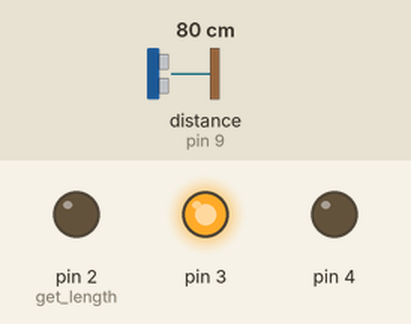
Recording of a sketch running on a simulated Arduino Uno, built with avr-gcc and run on an emulated ATmega328P. Shown: output pins drawn as LEDs (lit = HIGH). Dashed ring = blinking. The inputs (shaded band) are chosen by the test bench; at power-on: distance to the obstacle (sensor on pin 9) 80 cm. The echo pulse lasts 58.3 µs per cm; pins used as bus, display or sensor lines are not drawn.

Above: at 0.1 s.
At 7.4 s:
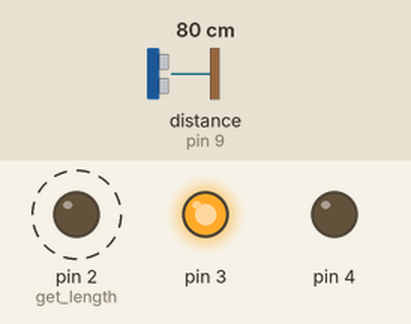
7.7 s: distance to the obstacle (sensor on pin 9) set to 149 cm
11.2 s: distance to the obstacle (sensor on pin 9) set to 157 cm
At 12.3 s:
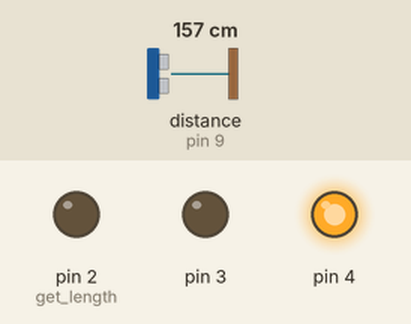
Timing chart, 0 to 14.2 s (numbered marks = the images above; inputs shaded):
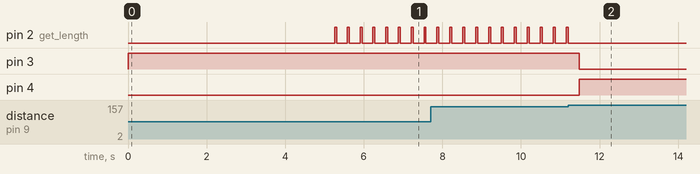

Measured:
- the behaviour switches between 151 and 152 cm on distance to the obstacle (sensor on pin 9) (found by bisection; images 1 and 2)
- after the input at 11.2 s, pin 2 (get_length): goes on until 11.2 s, then stays LOW; pin 3: HIGH → LOW after 0.28 s; pin 4: LOW → HIGH after 0.28 s

The sketch:

Network.ino
```cpp
#include "CmdMessenger.h"
#include "pt.h"

struct pt pt1, pt2, pt3, pt4;

/* Define available CmdMessenger commands */
enum {
    roll_out,
    get_temp,
    get_length,
    error,
    temp_is,
    rollout_done,
    length_is,
    get_light,
    light_is,
    distance_is,
    light_threshold_is,
    temp_threshold_is,
    get_distance,
    set_temp_threshold,
    set_light_threshold,
    get_light_threshold,
    set_max_rollout,
    get_temp_threshold,
    timer_runtime_end,
    is_rolled_out,
    is_rolled_out_is,
    toggle_auto
};


/* Initialize CmdMessenger -- this should match PyCmdMessenger instance */
const int BAUD_RATE = 9600;
CmdMessenger c = CmdMessenger(Serial,',',';','/');
bool isAuto = true;
int rolledOut = 0;
int lightThreshold = 200; //300 is daglicht
int tempThreshold = 25; // 20 is kamertmep
int temp;
int light;
int maxRollout = 150;


/* Create callback functions to deal with incoming messages */

static int thread1(struct pt *pt, int interval_1, int interval_2)
{
  static unsigned long timestamp = 0;
  PT_BEGIN(pt);

    PT_WAIT_UNTIL(pt, millis() - timestamp > interval_1 );
    temp = getTemp();
    light = getLight();
    if((temp > tempThreshold || light > lightThreshold) && rolledOut == 0 && isAuto) {
      thread4(&pt4, true);
    }

    else if((temp < tempThreshold && light < lightThreshold) && rolledOut == 1 && isAuto) {
      thread4(&pt4, false);
    }
    timestamp = millis(); // take a new timestamp
    PT_WAIT_UNTIL(pt, millis() - timestamp > interval_2 );
    if((light > lightThreshold || temp > tempThreshold) && rolledOut == 0 && isAuto) {
      thread4(&pt4, true);
    }

    else if((light < lightThreshold && temp < tempThreshold) && rolledOut == 1 && isAuto) {
      thread4(&pt4, false);
    }

    timestamp = millis(); // take a new timestamp
  PT_END(pt);
  }

static int thread2(struct pt *pt, int interval)
{
  static unsigned long timestamp = 0;
  PT_BEGIN(pt);
  if(rolledOut == 1) {
    digitalWrite(4, HIGH);
    digitalWrite(3, LOW);
  }

  else {
    digitalWrite(3, HIGH);
    digitalWrite(4, LOW);
  }
  PT_END(pt);
}

static int thread3(struct pt *pt)
{
  PT_BEGIN(pt);
  c.feedinSerialData();
  PT_END(pt);
}

static int thread4(struct pt *pt, bool rollIn) {
  PT_BEGIN(pt);
  int rolValue;
 if(rollIn) {
    while( getDistance() < maxRollout) {
      digitalWrite(2, HIGH);
      delay(50);
      digitalWrite(2, LOW);
      delay(20);
    }

  }

  else {
    while( getDistance() > 5) {
      digitalWrite(2, HIGH);
      delay(50);
      digitalWrite(2, LOW);
      delay(20);
    }
  }

  /* Blink led */


  if(rollIn) {
    digitalWrite(4, HIGH);
    digitalWrite(3, LOW);
    rolledOut = 1;
  }

  else {
    digitalWrite(3, HIGH);
    digitalWrite(4, LOW);
    rolledOut = 0;
  }
  PT_END(pt);
}

void on_get_light(void) {
  c.sendCmd(light_is, getLight());
}

void on_get_distance(void) {
  c.sendCmd(distance_is, getDistance());
}

void on_get_temp(void) {
  c.sendCmd(temp_is, getTemp());
}

void on_get_length(void) {
  c.sendCmd(length_is, 20);
}

void on_roll_out(void) {
  int rollout = c.readBinArg<int>();
  if(rollout == 1) {
    thread4(&pt4, true);
  }

  if(rollout == 0) {
    thread4(&pt4, false);
  }

}

void on_get_light_threshold(void) {
  c.sendCmd(light_threshold_is, lightThreshold);
}

void on_get_temp_threshold(void) {
  c.sendCmd(temp_threshold_is, tempThreshold);
}

void on_set_temp_threshold(void) {
   tempThreshold = c.readBinArg<int>();
    c.sendCmd(temp_threshold_is, tempThreshold);
}

void on_is_rolled_out(void) {
    c.sendCmd(is_rolled_out_is, rolledOut);
}

void on_set_light_threshold(void) {
   lightThreshold = c.readBinArg<int>();
  c.sendCmd(light_threshold_is, lightThreshold);
}

void on_toggle_auto(void) {
  if(isAuto) {
      isAuto = false;
  }

  else {
    isAuto = true;
  }
}
/* callback */
void on_unknown_command(void){
    c.sendCmd(error,"Command without callback.");
}

/* Attach callbacks for CmdMessenger commands */
void attach_callbacks(void) {

    c.attach(get_temp,on_get_temp);
    c.attach(get_light,on_get_light);
    c.attach(get_distance,on_get_distance);
    c.attach(get_length,on_get_length);
    c.attach(roll_out, on_roll_out);
    c.attach(get_light_threshold, on_get_light_threshold);
    c.attach(get_temp_threshold, on_get_temp_threshold);
    c.attach(set_temp_threshold, on_set_temp_threshold);
    c.attach(set_light_threshold, on_set_light_threshold);
    c.attach(is_rolled_out, on_is_rolled_out);
    c.attach(toggle_auto, on_toggle_auto);
    c.attach(on_unknown_command);
}

int getTemp() {
  int reading = analogRead(0);

 // converting that reading to voltage, for 3.3v arduino use 3.3
  float voltage = reading * 5.0;
  voltage /= 1024.0;

 // print out the voltage

 // now print out the temperature
  float temperatureC = (voltage - 0.5) * 100 ;  //converting from 10 mv per degree wit 500 mV offset
                                               //to degrees ((voltage - 500mV) times 100
  temp = roundf(temperatureC);
  temp = (int) temp;
   return temperatureC;
}

int getLight() {
  int lightPin = 1;
  int lightReading;

  lightReading = analogRead(lightPin);

    return lightReading;
}

int getDistance() {
  // WISKUNDE TIJD: tijd = afstand/snelheid
  // Snelheid van geluid is 0.034cm/ms
  // UltraSon verstuurt en ontvangt, dus delen door 2
  // s= t*0,034/2

  //Pins instellen
  int trigPin = 8;    //Trig - green Jumper
  int echoPin = 9;    //Echo - yellow Jumper
  pinMode(trigPin, OUTPUT);
  pinMode(echoPin, INPUT);

  long duration;
  long distance;

  //Voor een goede waarde, begin met een lage pulse.
  //De sensor wordt getriggered door een hoge pulse van 10+ seconden.
  digitalWrite(trigPin, LOW);
  delayMicroseconds(2);
  digitalWrite(trigPin, HIGH);
  delayMicroseconds(10);
  digitalWrite(trigPin, LOW);

  // Lees echoPin, return in MS
  duration = pulseIn(echoPin, HIGH);

  // Calculating the distance
  distance = duration*0.034/2;
  delay(250);
  if(distance < 250){
    return distance;
  } else {
    return 250;
  }
}

int getLightThreshold() {
  return lightThreshold;
}

int getTempThreshold() {
  return tempThreshold;
}

void setup() {
    Serial.begin(BAUD_RATE);
    pinMode(2, OUTPUT);
    pinMode(3, OUTPUT);
    pinMode(4, OUTPUT);
    attach_callbacks();
    PT_INIT(&pt1);
    PT_INIT(&pt2);
    PT_INIT(&pt3);

}

void loop() {


    //thread1(&pt1, 30000, 10000);
    thread1(&pt1, 5000, 5000);
    thread2(&pt2, 100);
    thread3(&pt3);
}
```

example-small.c
```cpp
/**
 * This is a very small example that shows how to use
 * protothreads. The program consists of two protothreads that wait
 * for each other to toggle a variable.
 */

/* We must always include pt.h in our protothreads code. */
#include "pt.h"

#include <stdio.h> /* For printf(). */

/* Two flags that the two protothread functions use. */
static int protothread1_flag, protothread2_flag;

/**
 * The first protothread function. A protothread function must always
 * return an integer, but must never explicitly return - returning is
 * performed inside the protothread statements.
 *
 * The protothread function is driven by the main loop further down in
 * the code.
 */
static int
protothread1(struct pt *pt)
{
  /* A protothread function must begin with PT_BEGIN() which takes a
     pointer to a struct pt. */
  PT_BEGIN(pt);

  /* We loop forever here. */
  while(1) {
    /* Wait until the other protothread has set its flag. */
    PT_WAIT_UNTIL(pt, protothread2_flag != 0);
    printf("Protothread 1 running\n");

    /* We then reset the other protothread's flag, and set our own
       flag so that the other protothread can run. */
    protothread2_flag = 0;
    protothread1_flag = 1;

    /* And we loop. */
  }

  /* All protothread functions must end with PT_END() which takes a
     pointer to a struct pt. */
  PT_END(pt);
}

/**
 * The second protothread function. This is almost the same as the
 * first one.
 */
static int
protothread2(struct pt *pt)
{
  PT_BEGIN(pt);

  while(1) {
    /* Let the other protothread run. */
    protothread2_flag = 1;

    /* Wait until the other protothread has set its flag. */
    PT_WAIT_UNTIL(pt, protothread1_flag != 0);
    printf("Protothread 2 running\n");

    /* We then reset the other protothread's flag. */
    protothread1_flag = 0;

    /* And we loop. */
  }
  PT_END(pt);
}

/**
 * Finally, we have the main loop. Here is where the protothreads are
 * initialized and scheduled. First, however, we define the
 * protothread state variables pt1 and pt2, which hold the state of
 * the two protothreads.
 */
static struct pt pt1, pt2;
int
main(void)
{
  /* Initialize the protothread state variables with PT_INIT(). */
  PT_INIT(&pt1);
  PT_INIT(&pt2);

  /*
   * Then we schedule the two protothreads by repeatedly calling their
   * protothread functions and passing a pointer to the protothread
   * state variables as arguments.
   */
  while(1) {
    protothread1(&pt1);
    protothread2(&pt2);
  }
}
```

lc-switch.h
```cpp
// (licence header left out)
/**
 * \addtogroup lc
 * @{
 */

/**
 * \file
 * Implementation of local continuations based on switch() statment
 * \author Adam Dunkels <adam@sics.se>
 *
 * This implementation of local continuations uses the C switch()
 * statement to resume execution of a function somewhere inside the
 * function's body. The implementation is based on the fact that
 * switch() statements are able to jump directly into the bodies of
 * control structures such as if() or while() statmenets.
 *
 * This implementation borrows heavily from Simon Tatham's coroutines
 * implementation in C:
 * http://www.chiark.greenend.org.uk/~sgtatham/coroutines.html
 */

#ifndef __LC_SWITCH_H__
#define __LC_SWITCH_H__

/* WARNING! lc implementation using switch() does not work if an
   LC_SET() is done within another switch() statement! */

/** \hideinitializer */
typedef unsigned short lc_t;

#define LC_INIT(s) s = 0;

#define LC_RESUME(s) switch(s) { case 0:

#define LC_SET(s) s = __LINE__; case __LINE__:

#define LC_END(s) }

#endif /* __LC_SWITCH_H__ */

/** @} */
```

lc.h
```cpp
// (licence header left out)
/**
 * \addtogroup pt
 * @{
 */

/**
 * \defgroup lc Local continuations
 * @{
 *
 * Local continuations form the basis for implementing protothreads. A
 * local continuation can be <i>set</i> in a specific function to
 * capture the state of the function. After a local continuation has
 * been set can be <i>resumed</i> in order to restore the state of the
 * function at the point where the local continuation was set.
 *
 *
 */

/**
 * \file lc.h
 * Local continuations
 * \author
 * Adam Dunkels <adam@sics.se>
 *
 */

#ifdef DOXYGEN
/**
 * Initialize a local continuation.
 *
 * This operation initializes the local continuation, thereby
 * unsetting any previously set continuation state.
 *
 * \hideinitializer
 */
#define LC_INIT(lc)

/**
 * Set a local continuation.
 *
 * The set operation saves the state of the function at the point
 * where the operation is executed. As far as the set operation is
 * concerned, the state of the function does <b>not</b> include the
 * call-stack or local (automatic) variables, but only the program
 * counter and such CPU registers that needs to be saved.
 *
 * \hideinitializer
 */
#define LC_SET(lc)

/**
 * Resume a local continuation.
 *
 * The resume operation resumes a previously set local continuation, thus
 * restoring the state in which the function was when the local
 * continuation was set. If the local continuation has not been
 * previously set, the resume operation does nothing.
 *
 * \hideinitializer
 */
#define LC_RESUME(lc)

/**
 * Mark the end of local continuation usage.
 *
 * The end operation signifies that local continuations should not be
 * used any more in the function. This operation is not needed for
 * most implementations of local continuation, but is required by a
 * few implementations.
 *
 * \hideinitializer
 */
#define LC_END(lc)

/**
 * \var typedef lc_t;
 *
 * The local continuation type.
 *
 * \hideinitializer
 */
#endif /* DOXYGEN */

#ifndef __LC_H__
#define __LC_H__


#ifdef LC_INCLUDE
#include LC_INCLUDE
#else
#include "lc-switch.h"
#endif /* LC_INCLUDE */

#endif /* __LC_H__ */

/** @} */
/** @} */
```

pt.h
```cpp
// (licence header left out)
/**
 * \addtogroup pt
 * @{
 */

/**
 * \file
 * Protothreads implementation.
 * \author
 * Adam Dunkels <adam@sics.se>
 *
 */

#ifndef __PT_H__
#define __PT_H__

#include "lc.h"

struct pt {
  lc_t lc;
};

#define PT_WAITING 0
#define PT_YIELDED 1
#define PT_EXITED  2
#define PT_ENDED   3

/**
 * \name Initialization
 * @{
 */

/**
 * Initialize a protothread.
 *
 * Initializes a protothread. Initialization must be done prior to
 * starting to execute the protothread.
 *
 * \param pt A pointer to the protothread control structure.
 *
 * \sa PT_SPAWN()
 *
 * \hideinitializer
 */
#define PT_INIT(pt)   LC_INIT((pt)->lc)

/** @} */

/**
 * \name Declaration and definition
 * @{
 */

/**
 * Declaration of a protothread.
 *
 * This macro is used to declare a protothread. All protothreads must
 * be declared with this macro.
 *
 * \param name_args The name and arguments of the C function
 * implementing the protothread.
 *
 * \hideinitializer
 */
#define PT_THREAD(name_args) char name_args

/**
 * Declare the start of a protothread inside the C function
 * implementing the protothread.
 *
 * This macro is used to declare the starting point of a
 * protothread. It should be placed at the start of the function in
 * which the protothread runs. All C statements above the PT_BEGIN()
 * invokation will be executed each time the protothread is scheduled.
 *
 * \param pt A pointer to the protothread control structure.
 *
 * \hideinitializer
 */
#define PT_BEGIN(pt) { char PT_YIELD_FLAG = 1; LC_RESUME((pt)->lc)

/**
 * Declare the end of a protothread.
 *
 * This macro is used for declaring that a protothread ends. It must
 * always be used together with a matching PT_BEGIN() macro.
 *
 * \param pt A pointer to the protothread control structure.
 *
 * \hideinitializer
 */
#define PT_END(pt) LC_END((pt)->lc); PT_YIELD_FLAG = 0; \
                   PT_INIT(pt); return PT_ENDED; }

/** @} */

/**
 * \name Blocked wait
 * @{
 */

/**
 * Block and wait until condition is true.
 *
 * This macro blocks the protothread until the specified condition is
 * true.
 *
 * \param pt A pointer to the protothread control structure.
 * \param condition The condition.
 *
 * \hideinitializer
 */
#define PT_WAIT_UNTIL(pt, condition)	        \
  do {						\
    LC_SET((pt)->lc);				\
    if(!(condition)) {				\
      return PT_WAITING;			\
    }						\
  } while(0)

/**
 * Block and wait while condition is true.
 *
 * This function blocks and waits while condition is true. See
 * PT_WAIT_UNTIL().
 *
 * \param pt A pointer to the protothread control structure.
 * \param cond The condition.
 *
 * \hideinitializer
 */
#define PT_WAIT_WHILE(pt, cond)  PT_WAIT_UNTIL((pt), !(cond))

/** @} */

/**
 * \name Hierarchical protothreads
 * @{
 */

/**
 * Block and wait until a child protothread completes.
 *
 * This macro schedules a child protothread. The current protothread
 * will block until the child protothread completes.
 *
 * \note The child protothread must be manually initialized with the
 * PT_INIT() function before this function is used.
 *
 * \param pt A pointer to the protothread control structure.
 * \param thread The child protothread with arguments
 *
 * \sa PT_SPAWN()
 *
 * \hideinitializer
 */
#define PT_WAIT_THREAD(pt, thread) PT_WAIT_WHILE((pt), PT_SCHEDULE(thread))

/**
 * Spawn a child protothread and wait until it exits.
 *
 * This macro spawns a child protothread and waits until it exits. The
 * macro can only be used within a protothread.
 *
 * \param pt A pointer to the protothread control structure.
 * \param child A pointer to the child protothread's control structure.
 * \param thread The child protothread with arguments
 *
 * \hideinitializer
 */
#define PT_SPAWN(pt, child, thread)		\
  do {						\
    PT_INIT((child));				\
    PT_WAIT_THREAD((pt), (thread));		\
  } while(0)

/** @} */

/**
 * \name Exiting and restarting
 * @{
 */

/**
 * Restart the protothread.
 *
 * This macro will block and cause the running protothread to restart
 * its execution at the place of the PT_BEGIN() call.
 *
 * \param pt A pointer to the protothread control structure.
 *
 * \hideinitializer
 */
#define PT_RESTART(pt)				\
  do {						\
    PT_INIT(pt);				\
    return PT_WAITING;			\
  } while(0)

/**
 * Exit the protothread.
 *
 * This macro causes the protothread to exit. If the protothread was
 * spawned by another protothread, the parent protothread will become
 * unblocked and can continue to run.
 *
 * \param pt A pointer to the protothread control structure.
 *
 * \hideinitializer
 */
#define PT_EXIT(pt)				\
  do {						\
    PT_INIT(pt);				\
    return PT_EXITED;			\
  } while(0)

/** @} */

/**
 * \name Calling a protothread
 * @{
 */

/**
 * Schedule a protothread.
 *
 * This function shedules a protothread. The return value of the
 * function is non-zero if the protothread is running or zero if the
 * protothread has exited.
 *
 * \param f The call to the C function implementing the protothread to
 * be scheduled
 *
 * \hideinitializer
 */
#define PT_SCHEDULE(f) ((f) < PT_EXITED)

/** @} */

/**
 * \name Yielding from a protothread
 * @{
 */

/**
 * Yield from the current protothread.
 *
 * This function will yield the protothread, thereby allowing other
 * processing to take place in the system.
 *
 * \param pt A pointer to the protothread control structure.
 *
 * \hideinitializer
 */
#define PT_YIELD(pt)				\
  do {						\
    PT_YIELD_FLAG = 0;				\
    LC_SET((pt)->lc);				\
    if(PT_YIELD_FLAG == 0) {			\
      return PT_YIELDED;			\
    }						\
  } while(0)

/**
 * \brief      Yield from the protothread until a condition occurs.
 * \param pt   A pointer to the protothread control structure.
 * \param cond The condition.
 *
 *             This function will yield the protothread, until the
 *             specified condition evaluates to true.
 *
 *
 * \hideinitializer
 */
#define PT_YIELD_UNTIL(pt, cond)		\
  do {						\
    PT_YIELD_FLAG = 0;				\
    LC_SET((pt)->lc);				\
    if((PT_YIELD_FLAG == 0) || !(cond)) {	\
      return PT_YIELDED;			\
    }						\
  } while(0)

/** @} */

#endif /* __PT_H__ */

/** @} */
```

Source omitted: lc-switch.h (2801 bytes), lc.h (3871 bytes), pt.h (7864 bytes)
